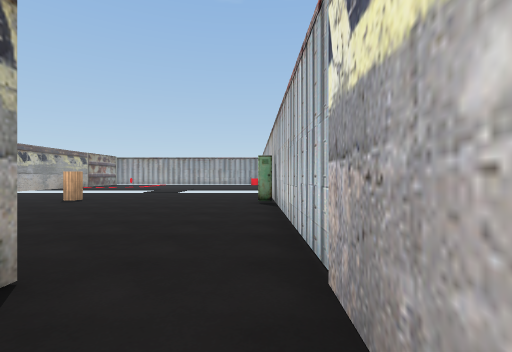
View 1 (above)

17 first-person views from a walk through a Unity game level. The camera is 1.4 m above the floor, looks level and sees 85° across. The floor is counted in squares, 2 m on a side. Each view is taken from the middle of a square. On the plan, view 1 faces up. The plan holds only what a view shows up to about 9 squares ahead; the rest is blank. The player character is not drawn. Some animated figures are not drawn. Door leaves are left out, so doorways stand open. Some surface patterns are stand-ins.

View 2
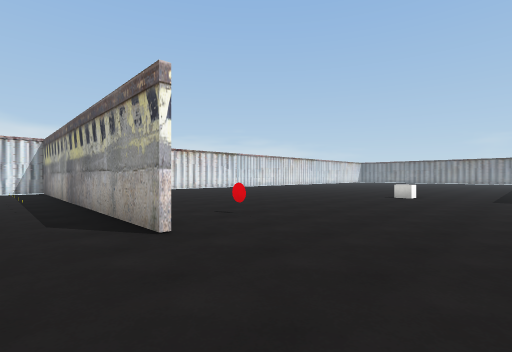

View 3
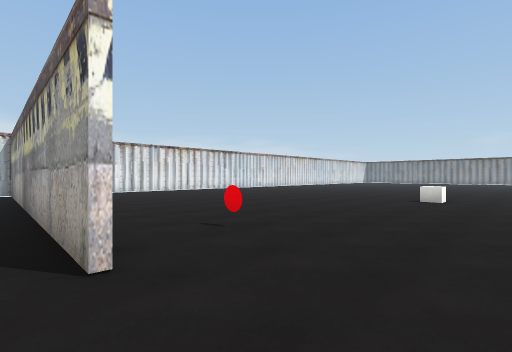

View 4
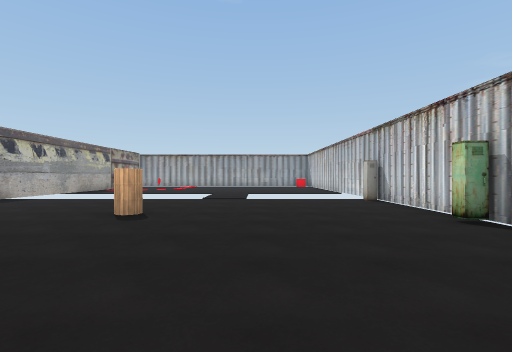

View 5
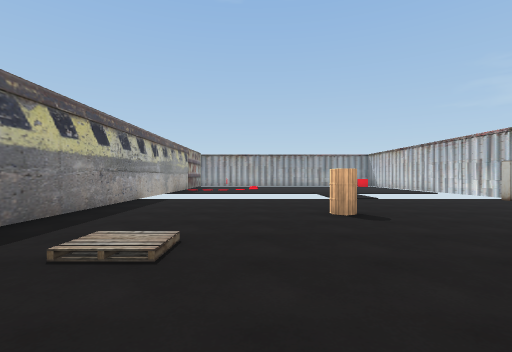

View 6
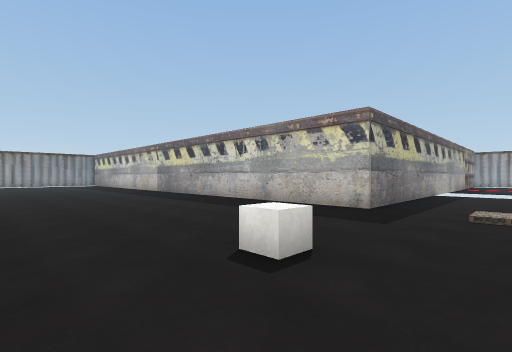

View 7
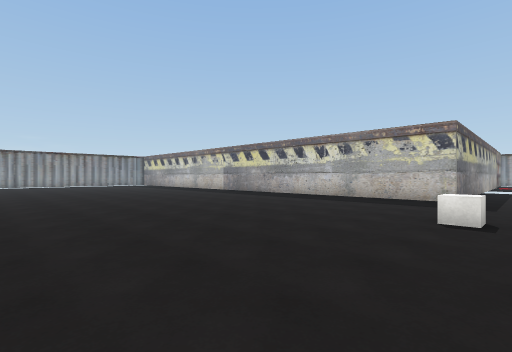

View 8
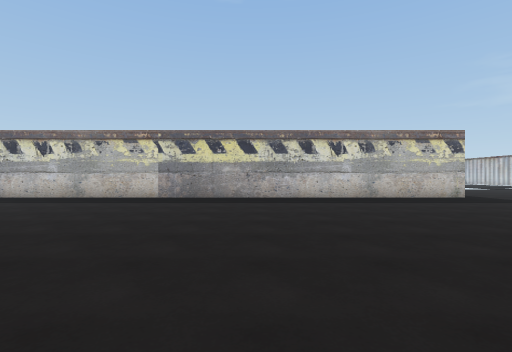

View 9
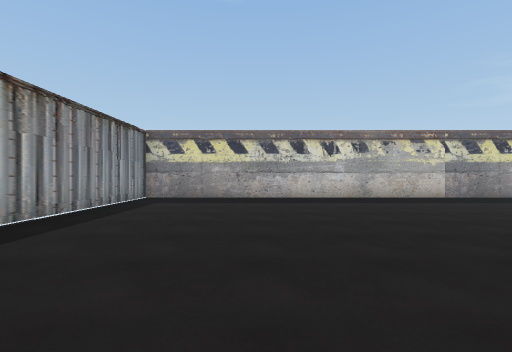

View 10
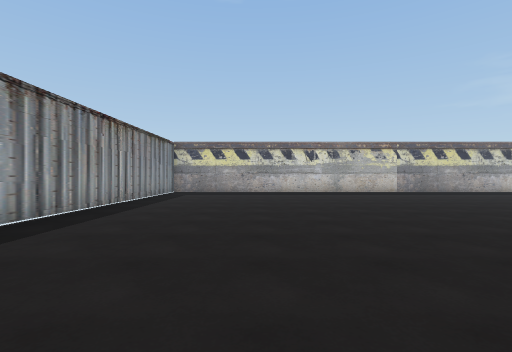

View 11
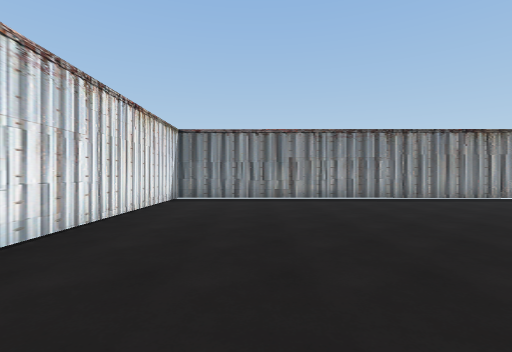

View 12
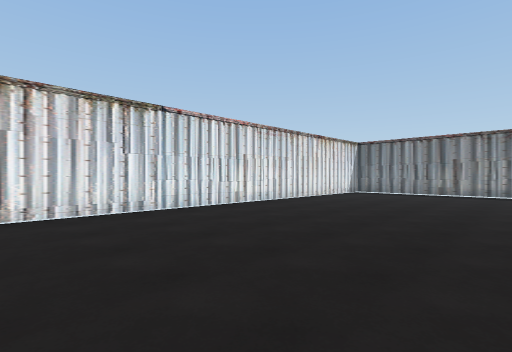

View 13
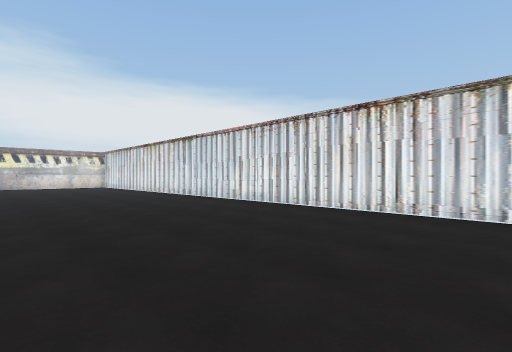

View 14
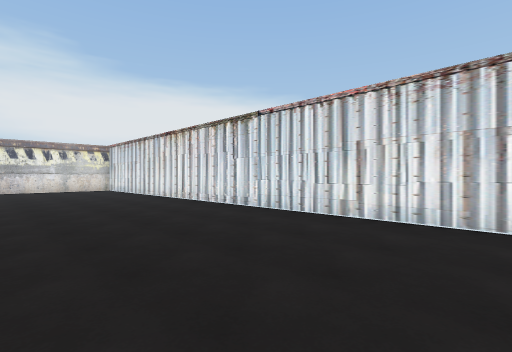

View 15
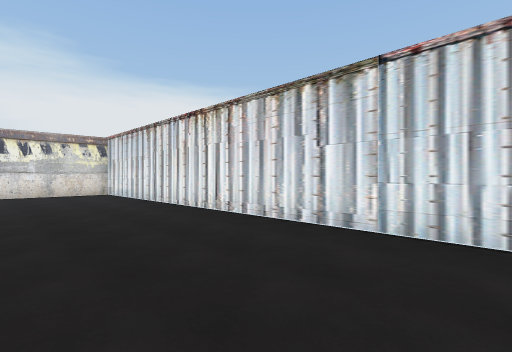

View 16
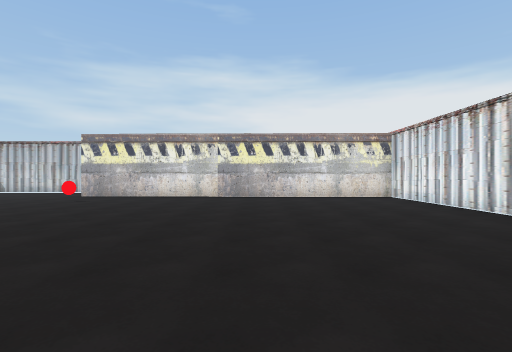

View 17
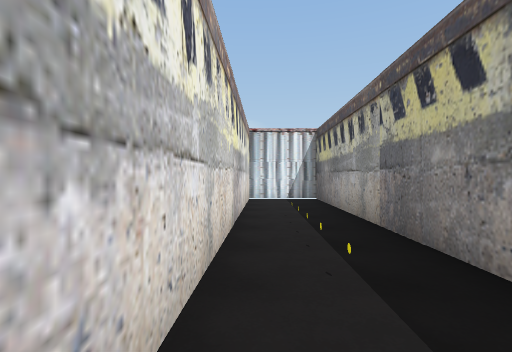

### Floor plan
Points are (right, up) in squares from view 1. A wall is a line through its corners. A room is listed if a view was taken in it or the views show most of it. See-through windows are left out.
Room 1 (views 1, 17)
walls: (-1.6, 1.8) (-1.8, -8.4) (0.2, -8.4) (0.5, 2.1)
ways out: open door at (-0.5, 2) to room 2
Room 2 (views 2, 3, 4, 5, 6, 7, 8, 9, 10, 11, 12, 13, 14, 15, 16)
walls: (-10.5, 12) (-10.4, 5.8) (-29.5, 5.8) (-29.6, -8.4) (-2, -8.4); (-1.9, -6.8) (-1.9, -5.4); (0.5, 2.1) (0.6, 5.8); (0.6, 6.8) (0.6, 7.3); (0.6, 7.9) (0.7, 11)
ways out: open door at (-0.5, 2) to room 1
objects: cube (-10, 2); barrel (-5, 8); red disc (-4, 1); locker (0, 7); locker (0, 11)

Where each view was taken, in squares from view 1:
view 1: 0 up, 0 right, facing up
view 2: 5 up, 0 right, facing down-left
view 3: 4 up, 1 left, facing down-left
view 4: 3 up, 3 left, facing up
view 5: 3 up, 7 left, facing up
view 6: 0 up, 8 left, facing up-left
view 7: 3 down, 9 left, facing up-left
view 8: 3 down, 17 left, facing up
view 9: 3 down, 26 left, facing up
view 10: 6 down, 26 left, facing up
view 11: 6 down, 21 left, facing left
view 12: 3 down, 18 left, facing down-left
view 13: 3 down, 20 left, facing down-right
view 14: 4 down, 16 left, facing down-right
view 15: 5 down, 13 left, facing down-right
view 16: 4 down, 11 left, facing right
view 17: 0 up, 0 right, facing down
